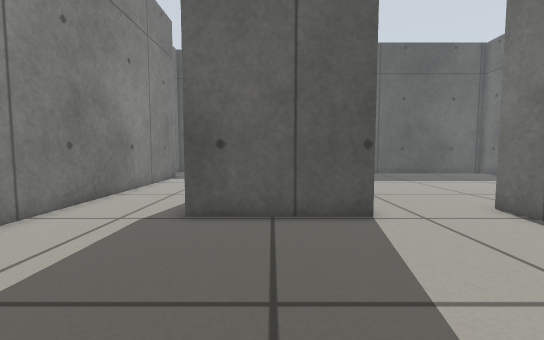
view 1 (above)

17 first-person views from a walk through a robot-simulator world made for Gazebo. The camera is 0.44 m above the floor, tilts 4° down and sees 90° across. The floor is counted in squares, 0.25 m on a side. Each view is taken from the middle of a square. On the plan, view 1 faces up. The plan holds only what a view shows up to about 15 squares ahead; the rest is blank.

view 2
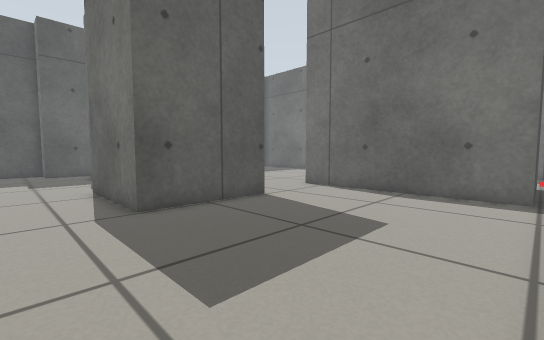

view 3
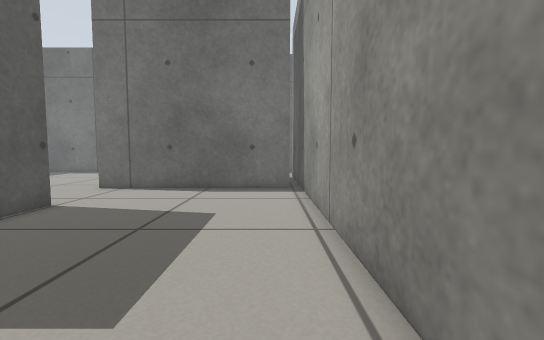

view 4
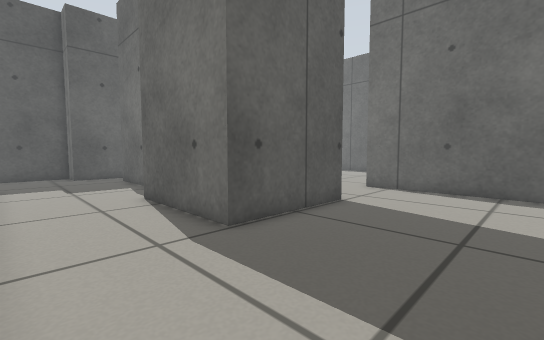

view 5
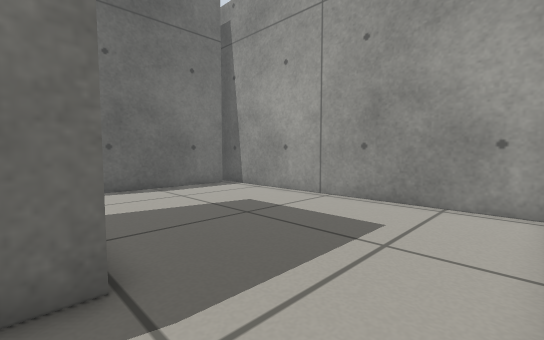

view 6
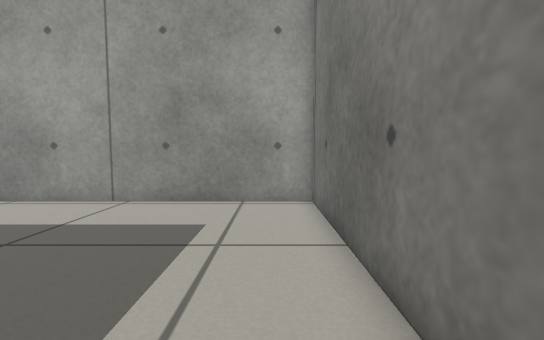

view 7
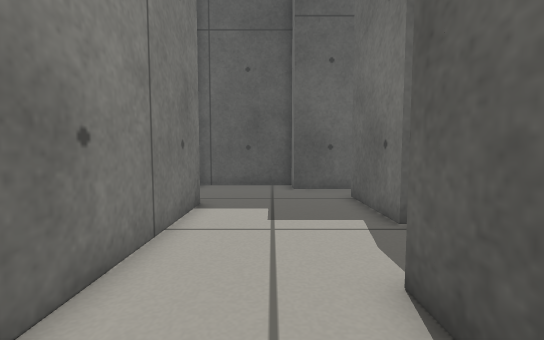

view 8
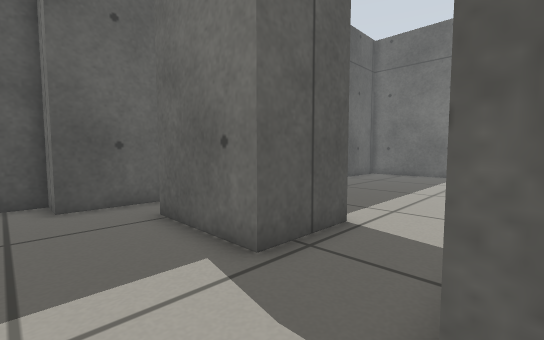

view 9
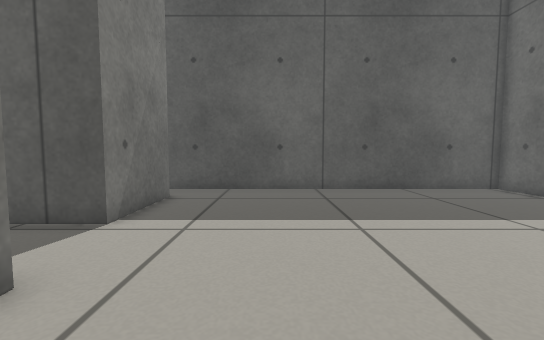

view 10
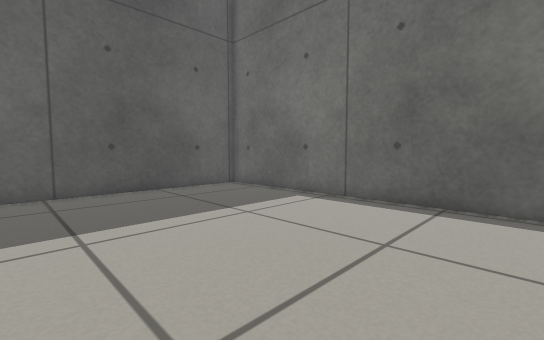

view 11
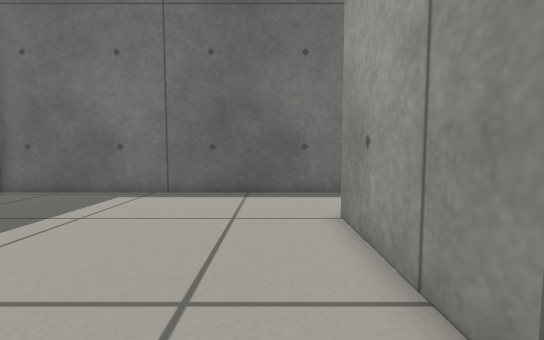

view 12
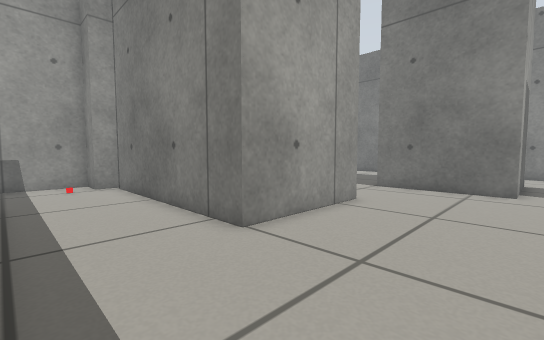

view 13
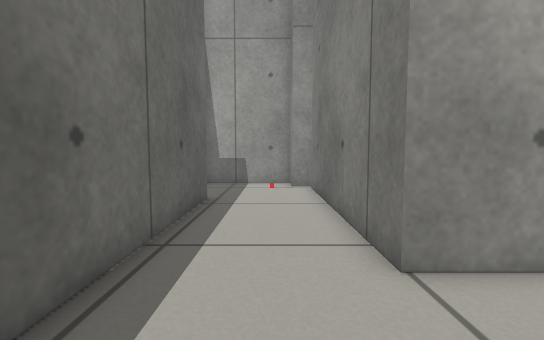

view 14
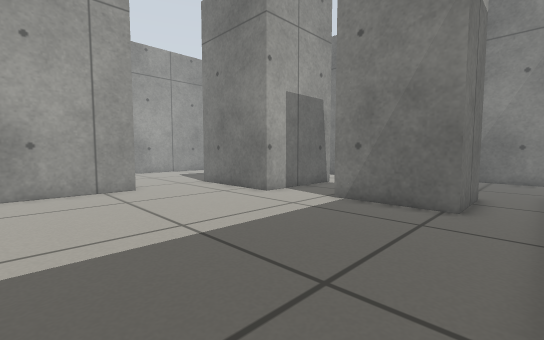

view 15
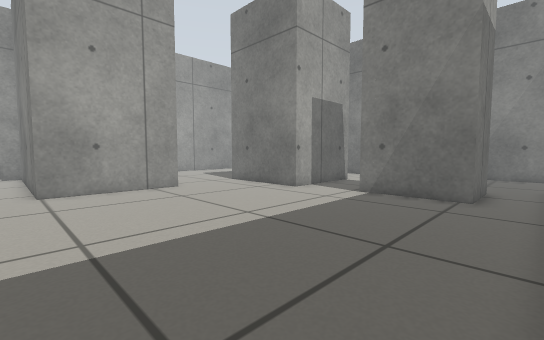

view 16
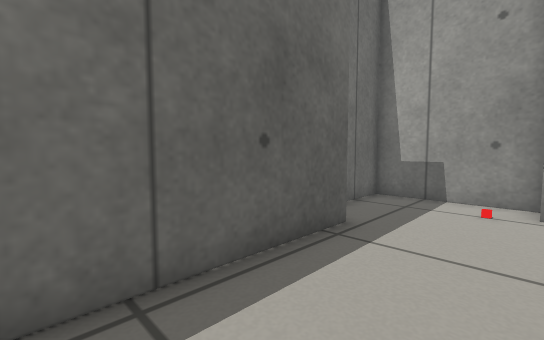

view 17
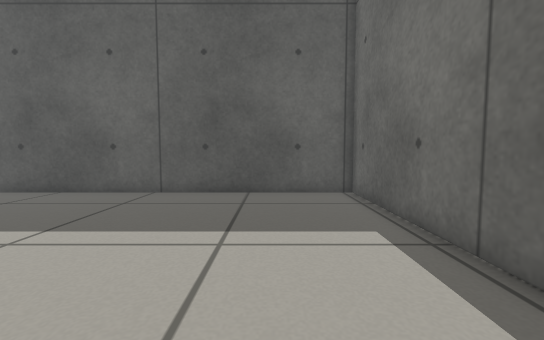

### Floor plan
Points are (right, up) in squares from view 1. A wall is a line through its corners. A room is listed if a view was taken in it or the views show most of it. See-through windows are left out.
Room 1 (views 1, 2, 3, 4, 5, 6, 7, 8)
walls: (2.7, 9.5) (2.7, 7.1) (-2.3, 7.1) (-2.3, 12.4); (6.8, -0.8) (6.8, 8.2); (-6.4, 13.5) (-6.4, -1.4) (7.8, -1.4)
ways out: opening at (-4, 13) to room 2; opening at (5, 8.7) to room 2
Room 2 (views 9, 10, 11, 12, 13, 14, 15, 16, 17)
walls: (6.8, 8.2) (12.1, 8.2) (12.1, -0.9); (2, 15.4) (-0.9, 15.4) (-0.9, 19.4) (2, 19.4) (2, 15.4); (-2.3, 12.4) (2.7, 12.4) (2.7, 9.5); (16.4, 1.9) (16.4, 21.4) (-3, 21.4) (-3, 22.8) (-7.8, 22.8); (-6.4, 18) (-6.4, 13.5); (11.9, -1.4) (13, -1.4) (13, -2.8) (17.8, -2.8) (17.8, -0.4); (-7.8, 21.1) (-7.8, 18.5)
ways out: opening at (-4, 13) to room 1; opening at (5, 8.7) to room 1

Where each view was taken, in squares from view 1:
view 1: 0 up, 0 right, facing up
view 2: 1 down, 5 left, facing up-right
view 3: 0 up, 6 left, facing right
view 4: 2 up, 6 left, facing up-right
view 5: 8 up, 6 left, facing down-right
view 6: 8 up, 5 left, facing down
view 7: 9 up, 4 left, facing up
view 8: 12 up, 4 left, facing up-right
view 9: 9 up, 6 right, facing up
view 10: 9 up, 7 right, facing up-right
view 11: 10 up, 5 right, facing right
view 12: 13 up, 16 right, facing down-left
view 13: 12 up, 14 right, facing down
view 14: 21 up, 11 right, facing down-left
view 15: 21 up, 13 right, facing down-left
view 16: 8 up, 13 right, facing down-right
view 17: 10 up, 13 right, facing up
